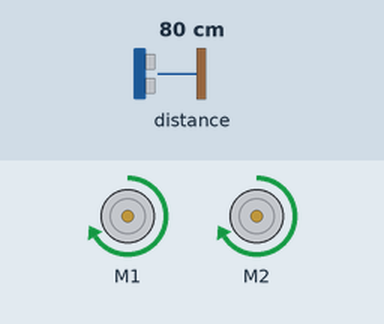
A program run on a simulated BBC micro:bit (MakeCode). Shown: 2 × DC motor (green arrow = forward, orange = backward, longer = faster). The inputs (shaded band) are chosen by the test bench; at power-on: distance to the obstacle 80 cm.

Above: at 1.2 s.
1.3 s: distance to the obstacle set to 23 cm
2.8 s: distance to the obstacle set to 19 cm
At 3.8 s:
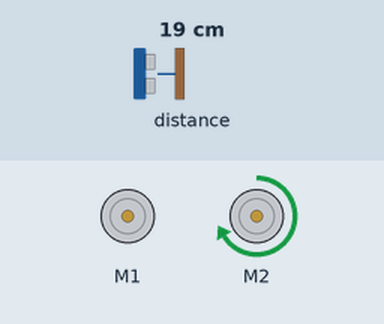
4.3 s: distance to the obstacle set to 35 cm
At 5.1 s:
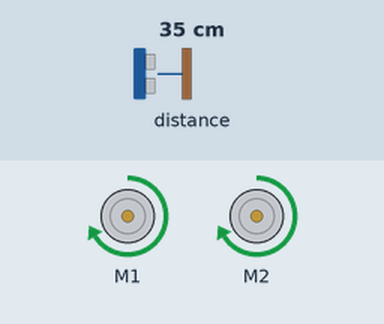
5.8 s: distance to the obstacle set to 2 cm
At 7.1 s:
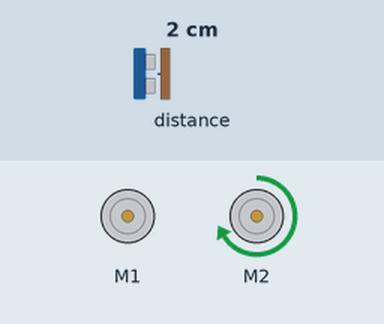
Timing chart, 0 to 8.3 s (numbered marks = the images above; inputs shaded):
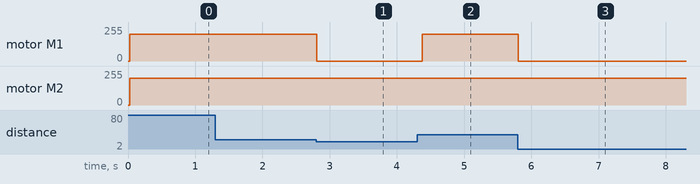

Measured:
- the behaviour switches between 21 and 20 cm on distance to the obstacle (found by bisection; images 0 and 1)
- after the input at 1.3 s, every drawn part: stays the same
- after the input at 2.8 s, motor M1: forward 200/255 → stopped at once
- after the input at 4.3 s, motor M1: stopped → forward 200/255 after 0.08 s
- after the input at 5.8 s, motor M1: forward 200/255 → stopped at once

The program:

main.ts
```typescript
let izquierda = 0
basic.forever(function () {
    if (maqueen.Ultrasonic(PingUnit.Centimeters) <= 20 && maqueen.Ultrasonic(PingUnit.Centimeters) != 0) {
        izquierda = 1
        if (izquierda == 1) {
            maqueen.motorRun(maqueen.Motors.M2, maqueen.Dir.CW, 200)
            maqueen.motorRun(maqueen.Motors.M1, maqueen.Dir.CW, 0)
            basic.pause(500)
        }
        if (izquierda == 0) {
            maqueen.motorRun(maqueen.Motors.M1, maqueen.Dir.CW, 200)
            maqueen.motorRun(maqueen.Motors.M2, maqueen.Dir.CW, 0)
            basic.pause(500)
        }
    } else {
        maqueen.motorRun(maqueen.Motors.All, maqueen.Dir.CW, 200)
    }
})
```

test.ts
```typescript
// aquí va el archivo "tests"; esto no se compilará cuando este paquete se utilice como una extensión.
```
